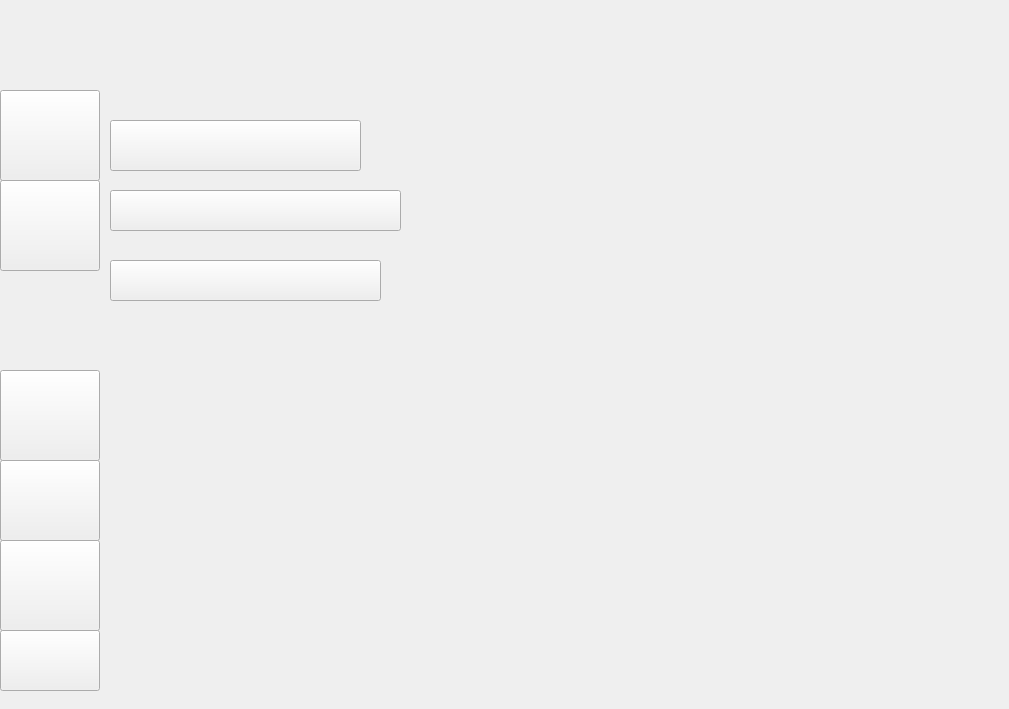
    <widget class="QWidget" name="page_8">
     <widget class="QLabel" name="label_8">
      <property name="geometry">
       <rect>
        <x>0</x>
        <y>0</y>
        <width>1000</width>
        <height>700</height>
       </rect>
      </property>
      <property name="text">
       <string/>
      </property>
      <property name="pixmap">
       <pixmap resource="resources.qrc">:/resources/Maestros.png</pixmap>
      </property>
      <property name="scaledContents">
       <bool>true</bool>
      </property>
     </widget>
     <widget class="QPushButton" name="pushButton_8">
      <property name="geometry">
       <rect>
        <x>0</x>
        <y>180</y>
        <width>100</width>
        <height>91</height>
       </rect>
      </property>
      <property name="text">
       <string/>
      </property>
     </widget>
     <widget class="QPushButton" name="pushButton_9">
      <property name="geometry">
       <rect>
        <x>0</x>
        <y>90</y>
        <width>100</width>
        <height>91</height>
       </rect>
      </property>
      <property name="text">
       <string/>
      </property>
     </widget>
     <widget class="QPushButton" name="pushButton_10">
      <property name="geometry">
       <rect>
        <x>110</x>
        <y>120</y>
        <width>251</width>
        <height>51</height>
       </rect>
      </property>
      <property name="text">
       <string/>
      </property>
     </widget>
     <widget class="QPushButton" name="pushButton_11">
      <property name="geometry">
       <rect>
        <x>110</x>
        <y>190</y>
        <width>291</width>
        <height>41</height>
       </rect>
      </property>
      <property name="text">
       <string/>
      </property>
     </widget>
     <widget class="QPushButton" name="pushButton_12">
      <property name="geometry">
       <rect>
        <x>110</x>
        <y>260</y>
        <width>271</width>
        <height>41</height>
       </rect>
      </property>
      <property name="text">
       <string/>
      </property>
     </widget>
     <widget class="QPushButton" name="pushButton_72">
      <property name="geometry">
       <rect>
        <x>0</x>
        <y>370</y>
        <width>100</width>
        <height>91</height>
       </rect>
      </property>
      <property name="text">
       <string/>
      </property>
     </widget>
     <widget class="QPushButton" name="pushButton_91">
      <property name="geometry">
       <rect>
        <x>0</x>
        <y>460</y>
        <width>100</width>
        <height>81</height>
       </rect>
      </property>
      <property name="text">
       <string/>
      </property>
     </widget>
     <widget class="QPushButton" name="pushButton_180">
      <property name="geometry">
       <rect>
        <x>0</x>
        <y>540</y>
        <width>100</width>
        <height>91</height>
       </rect>
      </property>
      <property name="text">
       <string/>
      </property>
     </widget>
     <widget class="QPushButton" name="pushButton_181">
      <property name="geometry">
       <rect>
        <x>0</x>
        <y>630</y>
        <width>100</width>
        <height>61</height>
       </rect>
      </property>
      <property name="text">
       <string/>
      </property>
     </widget>
    </widget>
